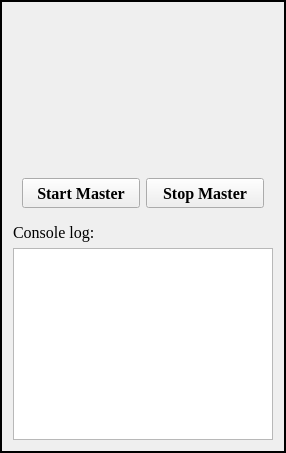
        <widget class="QFrame" name="frame">
         <property name="mouseTracking">
          <bool>true</bool>
         </property>
         <property name="focusPolicy">
          <enum>Qt::NoFocus</enum>
         </property>
         <property name="frameShape">
          <enum>QFrame::WinPanel</enum>
         </property>
         <property name="frameShadow">
          <enum>QFrame::Plain</enum>
         </property>
         <layout class="QVBoxLayout" name="verticalLayout" stretch="1,0,0,4">
          <item>
           <widget class="QLabel" name="label_17">
            <property name="sizePolicy">
             <sizepolicy hsizetype="MinimumExpanding" vsizetype="MinimumExpanding">
              <horstretch>1</horstretch>
              <verstretch>1</verstretch>
             </sizepolicy>
            </property>
            <property name="minimumSize">
             <size>
              <width>150</width>
              <height>150</height>
             </size>
            </property>
            <property name="layoutDirection">
             <enum>Qt::LeftToRight</enum>
            </property>
            <property name="text">
             <string/>
            </property>
            <property name="pixmap">
             <pixmap>C:/Users/ADMIN/OneDrive - Unicorn/Download/drone-swarm-128.webp</pixmap>
            </property>
            <property name="alignment">
             <set>Qt::AlignCenter</set>
            </property>
           </widget>
          </item>
          <item>
           <widget class="QWidget" name="widget_2" native="true">
            <property name="sizePolicy">
             <sizepolicy hsizetype="MinimumExpanding" vsizetype="MinimumExpanding">
              <horstretch>1</horstretch>
              <verstretch>1</verstretch>
             </sizepolicy>
            </property>
            <property name="minimumSize">
             <size>
              <width>260</width>
              <height>40</height>
             </size>
            </property>
            <property name="maximumSize">
             <size>
              <width>600</width>
              <height>500</height>
             </size>
            </property>
            <layout class="QHBoxLayout" name="horizontalLayout_3" stretch="0,0">
             <item>
              <widget class="QPushButton" name="startMaster">
               <property name="sizePolicy">
                <sizepolicy hsizetype="MinimumExpanding" vsizetype="MinimumExpanding">
                 <horstretch>1</horstretch>
                 <verstretch>1</verstretch>
                </sizepolicy>
               </property>
               <property name="minimumSize">
                <size>
                 <width>80</width>
                 <height>30</height>
                </size>
               </property>
               <property name="maximumSize">
                <size>
                 <width>180</width>
                 <height>45</height>
                </size>
               </property>
               <property name="palette">
                <palette>
                 <active>
                  <colorrole role="Light">
                   <brush brushstyle="SolidPattern">
                    <color alpha="255">
                     <red>255</red>
                     <green>255</green>
                     <blue>255</blue>
                    </color>
                   </brush>
                  </colorrole>
                  <colorrole role="Text">
                   <brush brushstyle="SolidPattern">
                    <color alpha="255">
                     <red>0</red>
                     <green>0</green>
                     <blue>0</blue>
                    </color>
                   </brush>
                  </colorrole>
                  <colorrole role="ButtonText">
                   <brush brushstyle="SolidPattern">
                    <color alpha="255">
                     <red>0</red>
                     <green>0</green>
                     <blue>0</blue>
                    </color>
                   </brush>
                  </colorrole>
                 </active>
                 <inactive>
                  <colorrole role="Light">
                   <brush brushstyle="SolidPattern">
                    <color alpha="255">
                     <red>255</red>
                     <green>255</green>
                     <blue>255</blue>
                    </color>
                   </brush>
                  </colorrole>
                  <colorrole role="Text">
                   <brush brushstyle="SolidPattern">
                    <color alpha="255">
                     <red>0</red>
                     <green>0</green>
                     <blue>0</blue>
                    </color>
                   </brush>
                  </colorrole>
                  <colorrole role="ButtonText">
                   <brush brushstyle="SolidPattern">
                    <color alpha="255">
                     <red>0</red>
                     <green>0</green>
                     <blue>0</blue>
                    </color>
                   </brush>
                  </colorrole>
                 </inactive>
                 <disabled>
                  <colorrole role="Light">
                   <brush brushstyle="SolidPattern">
                    <color alpha="255">
                     <red>255</red>
                     <green>255</green>
                     <blue>255</blue>
                    </color>
                   </brush>
                  </colorrole>
                  <colorrole role="Text">
                   <brush brushstyle="SolidPattern">
                    <color alpha="255">
                     <red>120</red>
                     <green>120</green>
                     <blue>120</blue>
                    </color>
                   </brush>
                  </colorrole>
                  <colorrole role="ButtonText">
                   <brush brushstyle="SolidPattern">
                    <color alpha="255">
                     <red>120</red>
                     <green>120</green>
                     <blue>120</blue>
                    </color>
                   </brush>
                  </colorrole>
                 </disabled>
                </palette>
               </property>
               <property name="font">
                <font>
                 <family>Times New Roman</family>
                 <pointsize>12</pointsize>
                 <weight>75</weight>
                 <bold>true</bold>
                </font>
               </property>
               <property name="mouseTracking">
                <bool>false</bool>
               </property>
               <property name="text">
                <string>Start Master</string>
               </property>
              </widget>
             </item>
             <item>
              <widget class="QPushButton" name="stopMaster">
               <property name="sizePolicy">
                <sizepolicy hsizetype="MinimumExpanding" vsizetype="MinimumExpanding">
                 <horstretch>1</horstretch>
                 <verstretch>1</verstretch>
                </sizepolicy>
               </property>
               <property name="minimumSize">
                <size>
                 <width>80</width>
                 <height>30</height>
                </size>
               </property>
               <property name="maximumSize">
                <size>
                 <width>180</width>
                 <height>45</height>
                </size>
               </property>
               <property name="palette">
                <palette>
                 <active>
                  <colorrole role="Light">
                   <brush brushstyle="SolidPattern">
                    <color alpha="255">
                     <red>255</red>
                     <green>255</green>
                     <blue>255</blue>
                    </color>
                   </brush>
                  </colorrole>
                  <colorrole role="Text">
                   <brush brushstyle="SolidPattern">
                    <color alpha="255">
                     <red>0</red>
                     <green>0</green>
                     <blue>0</blue>
                    </color>
                   </brush>
                  </colorrole>
                  <colorrole role="ButtonText">
                   <brush brushstyle="SolidPattern">
                    <color alpha="255">
                     <red>0</red>
                     <green>0</green>
                     <blue>0</blue>
                    </color>
                   </brush>
                  </colorrole>
                 </active>
                 <inactive>
                  <colorrole role="Light">
                   <brush brushstyle="SolidPattern">
                    <color alpha="255">
                     <red>255</red>
                     <green>255</green>
                     <blue>255</blue>
                    </color>
                   </brush>
                  </colorrole>
                  <colorrole role="Text">
                   <brush brushstyle="SolidPattern">
                    <color alpha="255">
                     <red>0</red>
                     <green>0</green>
                     <blue>0</blue>
                    </color>
                   </brush>
                  </colorrole>
                  <colorrole role="ButtonText">
                   <brush brushstyle="SolidPattern">
                    <color alpha="255">
                     <red>0</red>
                     <green>0</green>
                     <blue>0</blue>
                    </color>
                   </brush>
                  </colorrole>
                 </inactive>
                 <disabled>
                  <colorrole role="Light">
                   <brush brushstyle="SolidPattern">
                    <color alpha="255">
                     <red>255</red>
                     <green>255</green>
                     <blue>255</blue>
                    </color>
                   </brush>
                  </colorrole>
                  <colorrole role="Text">
                   <brush brushstyle="SolidPattern">
                    <color alpha="255">
                     <red>120</red>
                     <green>120</green>
                     <blue>120</blue>
                    </color>
                   </brush>
                  </colorrole>
                  <colorrole role="ButtonText">
                   <brush brushstyle="SolidPattern">
                    <color alpha="255">
                     <red>120</red>
                     <green>120</green>
                     <blue>120</blue>
                    </color>
                   </brush>
                  </colorrole>
                 </disabled>
                </palette>
               </property>
               <property name="font">
                <font>
                 <family>Times New Roman</family>
                 <pointsize>12</pointsize>
                 <weight>75</weight>
                 <bold>true</bold>
                </font>
               </property>
               <property name="mouseTracking">
                <bool>false</bool>
               </property>
               <property name="text">
                <string>Stop Master</string>
               </property>
              </widget>
             </item>
            </layout>
           </widget>
          </item>
          <item>
           <widget class="QLabel" name="label_18">
            <property name="font">
             <font>
              <family>Times New Roman</family>
              <pointsize>12</pointsize>
              <weight>50</weight>
              <bold>false</bold>
             </font>
            </property>
            <property name="text">
             <string>Console log:</string>
            </property>
           </widget>
          </item>
          <item>
           <widget class="QTextEdit" name="statusLog">
            <property name="sizePolicy">
             <sizepolicy hsizetype="MinimumExpanding" vsizetype="MinimumExpanding">
              <horstretch>1</horstretch>
              <verstretch>1</verstretch>
             </sizepolicy>
            </property>
            <property name="minimumSize">
             <size>
              <width>220</width>
              <height>0</height>
             </size>
            </property>
            <property name="lineWrapMode">
             <enum>QTextEdit::NoWrap</enum>
            </property>
            <property name="readOnly">
             <bool>true</bool>
            </property>
           </widget>
          </item>
         </layout>
        </widget>
